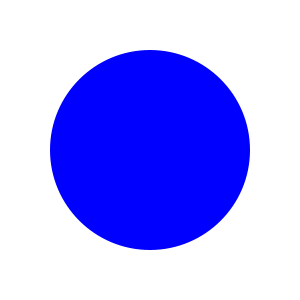
Frame 1 (no input)
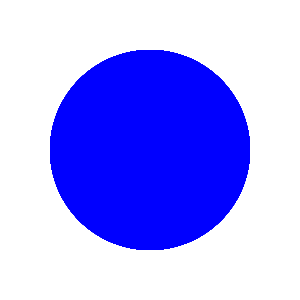
Frame 60 (the mouse pressed at the canvas centre just before this capture)
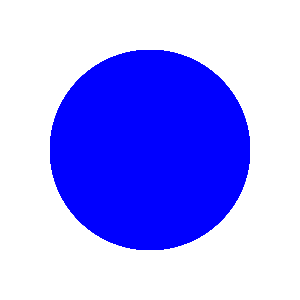
Frame 120 (the mouse held since frame 60 and released just before this capture)

The Processing sketch that drew these frames (run headless with seeded random() and noise(); from frame 60 on, the mouse is pressed at the canvas centre):

// Processing sketch: image_input
// ── image_input.pde
void setup() {
  size(300, 300);  // Set the size of the canvas
  background(255); // Set the background color to white
}

void draw() {
  fill(0, 0, 255); // Set the fill color to blue
  noStroke();      // No border for the circle
  ellipse(150, 150, 200, 200); // Draw the circle
  save("circle.jpg");
}
